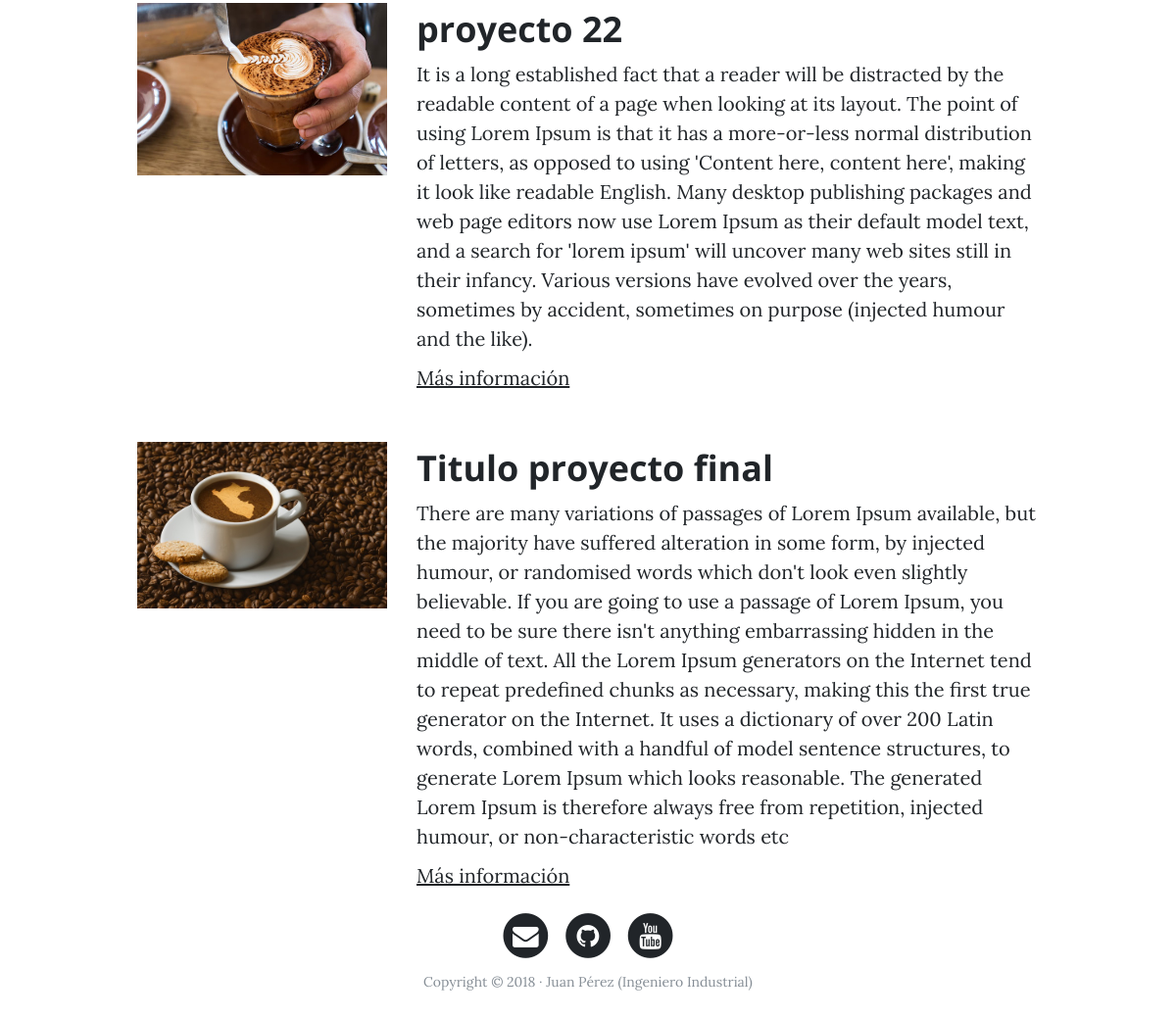
Page /portfolio (lower part) on the earlier database version.
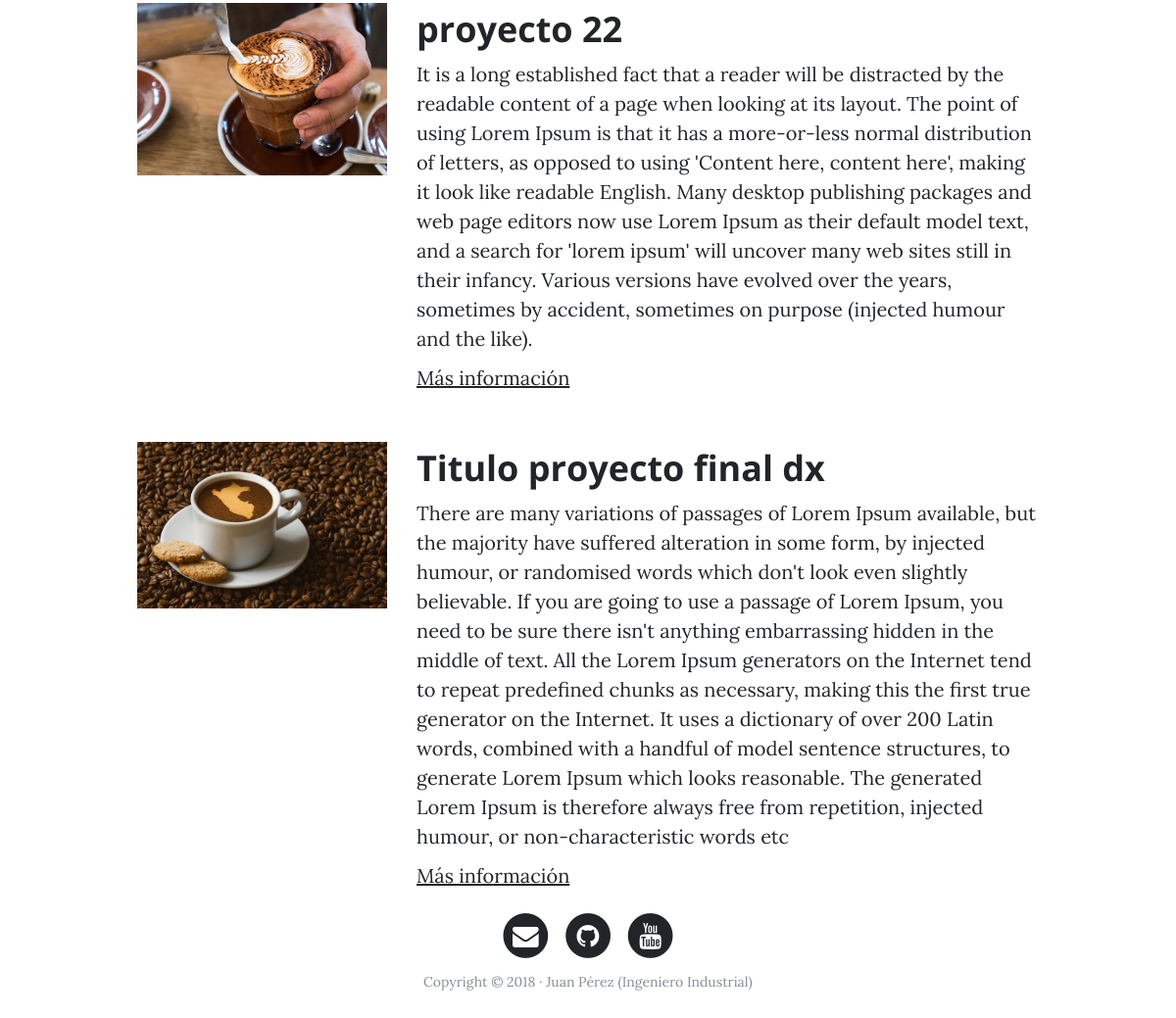
Same page on the later database version.
### portafolio/models.py (models this page shows, shortened)
class Project(models.Model):
	titulo=models.CharField(max_length=30,verbose_name='Titulo del Proyecto')
	descripcion=models.TextField()
	imagen=models.ImageField(upload_to='proyectos')
	link=models.URLField(null=True,blank=True,verbose_name='URL del proyecto')
	create=models.DateTimeField(auto_now_add=True,verbose_name='Fecha de Creación')
	update=models.DateTimeField(auto_now=True,verbose_name='Fecha de Actualización')
	class Meta:
		verbose_name='Proyecto'
		verbose_name_plural='Mis Proyectos'

### portafolio/views.py (the view)
# urls.py: path('portfolio',portafolio_views.portafolio, name='portfolio'),
def portafolio(request):
	proyectos=Project.objects.all()
	return render(request,"core/portfolio.html",{'proyectos':proyectos})

### core/templates/core/portfolio.html (shortened to what this page needs)
  {% extends "core/base.html" %}
  {% load static %}
  {% block content %}
	    <div class="container">
	    {% for proyecto in proyectos %}
	      <div class="row project">
	      	<div class="col-lg-3 col-md-4 offset-lg-1">
			      <img class="img-fluid" src="{{proyecto.imagen.url}}" alt="">
	      	</div>
	        <div class="col-lg-7 col-md-8">
	      		<h2 class="section-heading title">{{proyecto.titulo}}</h2>
	          <p>{{proyecto.descripcion}}</p>
	          <p><a href="http://google.com">Más información</a></p>
	      	</div>
	      </div>
	     {% endfor %}
		</div>
{% endblock content %}

Differences in the rows shown:
changed Project: titulo "Titulo proyecto final" → "Titulo proyecto final dx"
